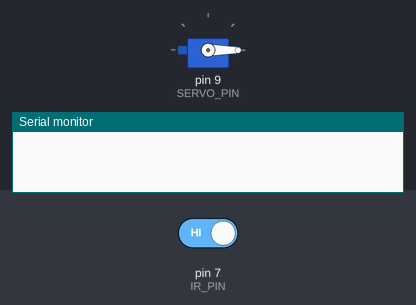
The sketch below on a simulated Arduino Uno, built with avr-gcc and run on an emulated ATmega328P. Shown: servo, the last lines printed to the serial monitor. The inputs (shaded band) are chosen by the test bench; at power-on: pin 7 (IR_PIN) HIGH.

Above: at 1.2 s.
1.3 s: pin 7 (IR_PIN) driven LOW
At 2.2 s:
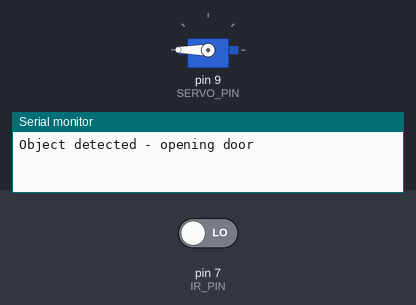
2.9 s: pin 7 (IR_PIN) driven HIGH
At 5.6 s:
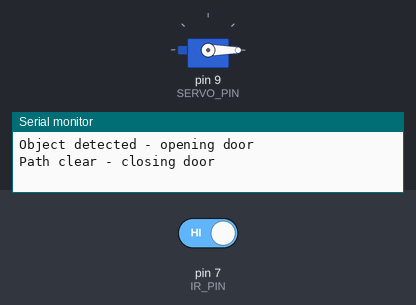
Timing chart, 0 to 7.1 s (numbered marks = the images above; inputs shaded):
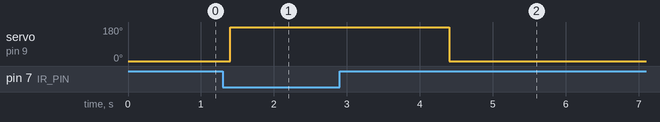

The sketch:

Automatic_Door.ino
```cpp
#include <Servo.h>

#define IR_PIN 7
#define SERVO_PIN 9
#define OPEN_ANGLE 180
#define CLOSED_ANGLE 0
#define OPEN_TIME 3000

Servo door;

void setup() {
  pinMode(IR_PIN, INPUT);
  door.attach(SERVO_PIN);
  door.write(CLOSED_ANGLE);
  Serial.begin(9600);
}

void loop() {
  int detected = digitalRead(IR_PIN);

  if (detected == LOW) {
    Serial.println("Object detected - opening door");
    door.write(OPEN_ANGLE);
    delay(OPEN_TIME);

    while (digitalRead(IR_PIN) == LOW) {
      delay(200);
    }

    Serial.println("Path clear - closing door");
    door.write(CLOSED_ANGLE);
  }

  delay(200);
}
```

Measured:
- after the input at 1.3 s, servo on pin 9 (SERVO_PIN): 0° → 180° after 0.10 s
- after the input at 2.9 s, servo on pin 9 (SERVO_PIN): 180° → 0° after 1.5 s
